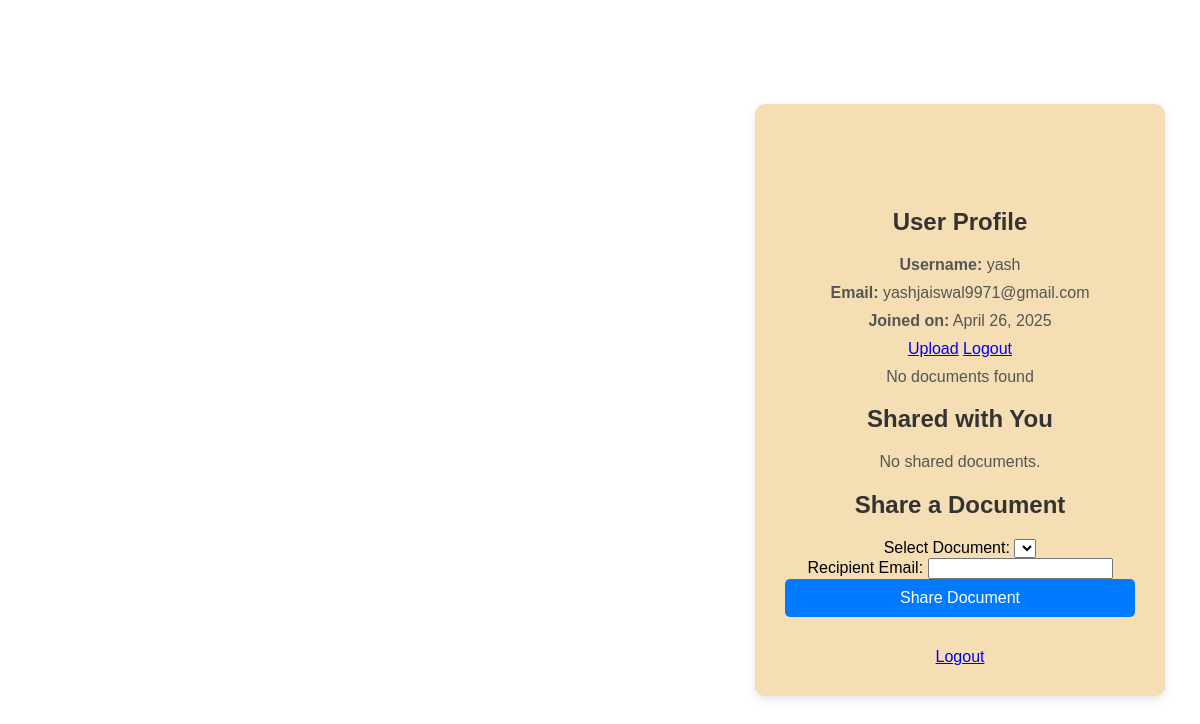
Screenshot of /share/ (signed in) with the database file from the repository.
### accounts/models.py (models this page shows, shortened)
class CustomUser(AbstractUser):
    USER_TYPE_CHOICES = (
        ('client', 'Client'),
        ('court', 'Court'),
        ('lawyer', 'Lawyer'),
    )
    user_type = models.CharField(max_length=10, choices=USER_TYPE_CHOICES)
    phone = models.CharField(max_length=15, blank=True)
    is_email_verified = models.BooleanField(default=False)

### accounts/views.py (the view, shortened to what this page needs)
# urls.py: path('share/', views.share_document, name='share_document'),
@login_required
@no_cache_view
def share_document(request):
    return render(request, 'profile.html')

### accounts/templates/profile.html (shortened to what this page needs)
{% block content %}
<div class="profile-container">
    <br><br><br>
    <h2>User Profile</h2>
    <p><strong>Username:</strong> {{ user.username }}</p>
    <p><strong>Email:</strong> {{ user.email }}</p>
    <p><strong>Joined on:</strong> {{ user.date_joined|date:"F d, Y" }}</p>
            {% if user.is_authenticated %}
               <a href="{% url 'upload' %}">Upload</a>
                <a href="{% url 'logout' %}">Logout</a>
            {% endif %}
     <div class="documents">
        {% for doc in documents %}
            <div class="doc-card">
                <h4>{{ doc.title }}</h4>
                <p>File : {{ doc.filename }}</p>
                <p>Category: {{ doc.get_category_display }}</p>
                <p>Uploaded: {{ doc.uploaded_at }}</p>
                <a href="{% url 'download_document' doc.cid doc.filename %}" class="btn" style="margin-top: 0.5rem; background: #1e3c72;">Download</a>
            </div>
        {% empty %}
            <p>No documents found</p>
        {% endfor %}
    </div>
    <h2>Shared with You</h2>
    <div class="document-list">
        {% for shared in shared_documents %}
            <p>
                {{ shared.document.title }} from {{ shared.owner.username }} -
                <a href="{% url 'access_shared_document' shared.token %}">Access</a>
            </p>
        {% empty %}
            <p>No shared documents.</p>
        {% endfor %}
    </div>
    <h2>Share a Document</h2>
    <form method="post" action="{% url 'share_document' %}" class="share-form">
        <label for="filename">Select Document:</label>
        <select name="filename" id="filename" required>
        </select>
        <br>
        <label for="recipient_email">Recipient Email:</label>
        <input type="email" name="recipient_email" id="recipient_email" required>
        <br>
        <button type="submit">Share Document</button>
    </form>
    <div class="edit-link">
        <a href="{% url 'logout' %}">Logout</a>
    </div>
</div>
{% endblock %}

### accounts/templates/profile.html (style rules this page uses)
.profile-container { background: wheat; padding: 30px; margin-left: 60%; border-radius: 10px; box-shadow: 0 4px 10px rgba(0, 0, 0, 0.1); width: 350px; transition: transform 0.3s ease; text-align: center; }
h2 { color: #333; margin-bottom: 20px; }
p { font-size: 16px; color: #555; margin: 10px 0; }
button { width: 100%; padding: 10px; background-color: #007BFF; color: white; border: none; border-radius: 5px; font-size: 16px; cursor: pointer; transition: background-color 0.3s ease; }
.edit-link { margin-top: 15px; display: inline-block; color: #007BFF; text-decoration: none; }

### rows the page displays
CustomUser: username "yash", email "yashjaiswal9971@gmail.com", date_joined "April 26, 2025"
